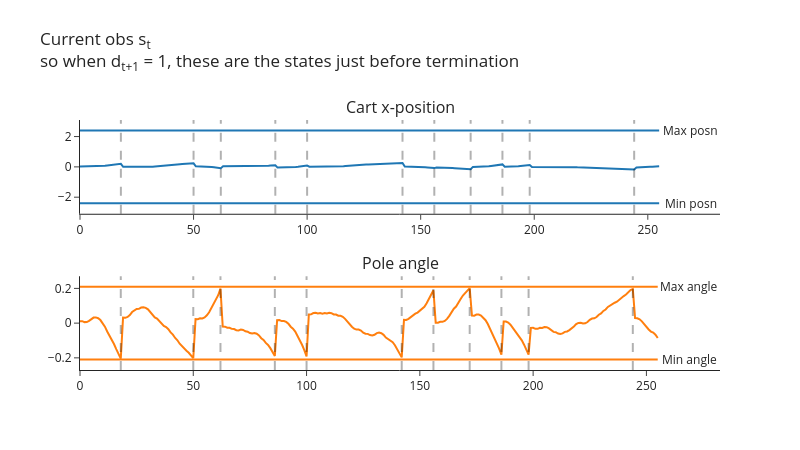
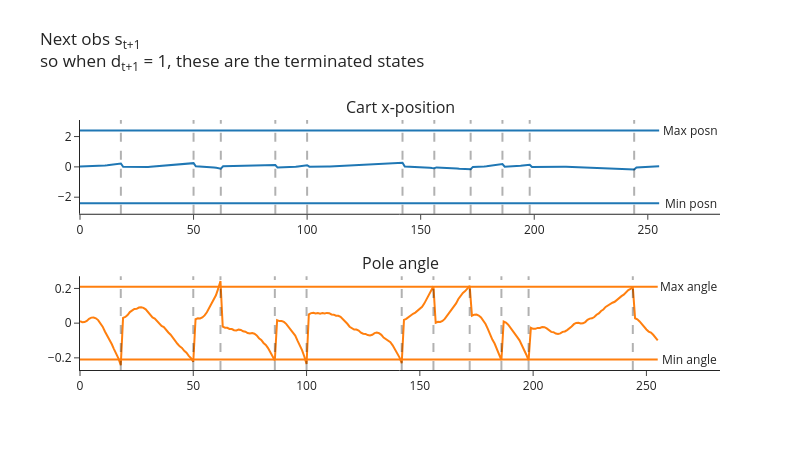
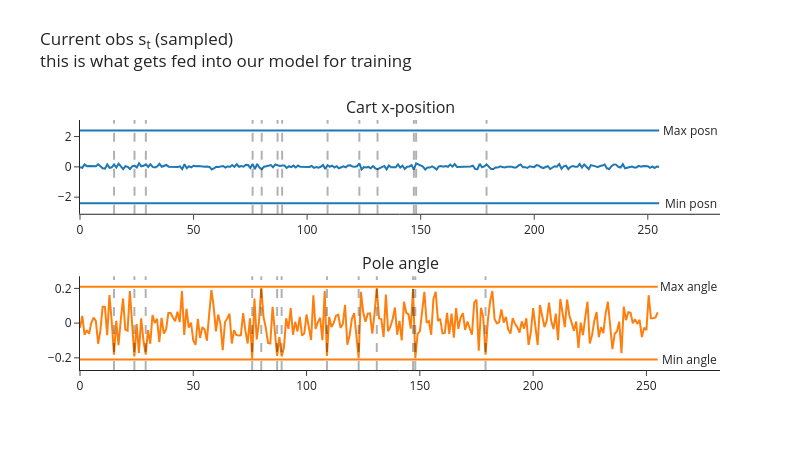

Notebook source saved alongside these figures, in order:
### Code cell
buffer = ReplayBuffer(num_envs=1, obs_shape=(4,), action_shape=(), buffer_size=256, seed=0)
envs = gym.vector.SyncVectorEnv([make_env("CartPole-v1", 0, 0, "test")])
obs, infos = envs.reset()

for i in range(256):
    # Choose random action, and take a step in the environment
    actions = envs.action_space.sample()
    next_obs, rewards, terminated, truncated, infos = envs.step(actions)

    # Get `real_next_obs` by finding all environments where we terminated & replacing `next_obs`
    # with the actual terminal states
    true_next_obs = next_obs.copy()
    for n in range(envs.num_envs):
        if (terminated | truncated)[n]:
            true_next_obs[n] = infos["final_observation"][n]

    # Add experience to buffer, as long as we didn't just finish an episode (so obs & next_obs are
    # from the same episode)
    buffer.add(obs, actions, rewards, terminated, true_next_obs)
    obs = next_obs

sample = buffer.sample(256, device="cpu")

plot_cartpole_obs_and_dones(
    buffer.obs,
    buffer.terminated,
    title="Current obs s<sub>t</sub><br>so when d<sub>t+1</sub> = 1, these are the states just before termination",
)

plot_cartpole_obs_and_dones(
    buffer.next_obs,
    buffer.terminated,
    title="Next obs s<sub>t+1</sub><br>so when d<sub>t+1</sub> = 1, these are the terminated states",
)

plot_cartpole_obs_and_dones(
    sample.obs,
    sample.terminated,
    title="Current obs s<sub>t</sub> (sampled)<br>this is what gets fed into our model for training",
)

### Figure 1 — Plotly figure (JSON) as saved in the notebook; plotly's stock layout.template omitted (floating-point values rounded to 4 significant figures; data arrays with more than 128 entries replaced by an {"elided": "..."} marker saying what was removed)
{"data": [{"marker": {"color": "#1F77B4"}, "mode": "lines", "name": "posn", "type": "scatter", "xaxis": "x", "y": {"elided": "256 float values"}, "yaxis": "y"}, {"marker": {"color": "#1F77B4"}, "mode": "lines", "name": "posn_min", "type": "scatter", "xaxis": "x", "y": {"elided": "256 float values"}, "yaxis": "y"}, {"marker": {"color": "#1F77B4"}, "mode": "lines", "name": "posn_max", "type": "scatter", "xaxis": "x", "y": {"elided": "256 float values"}, "yaxis": "y"}, {"marker": {"color": "#FF7F0E"}, "mode": "lines", "name": "angle", "type": "scatter", "xaxis": "x2", "y": {"elided": "256 float values"}, "yaxis": "y2"}, {"marker": {"color": "#FF7F0E"}, "mode": "lines", "name": "angle_min", "type": "scatter", "xaxis": "x2", "y": {"elided": "256 float values"}, "yaxis": "y2"}, {"marker": {"color": "#FF7F0E"}, "mode": "lines", "name": "angle_max", "type": "scatter", "xaxis": "x2", "y": {"elided": "256 float values"}, "yaxis": "y2"}], "layout": {"annotations": [{"font": {"size": 16}, "showarrow": false, "text": "Cart x-position", "x": 0.5, "xanchor": "center", "xref": "paper", "y": 1, "yanchor": "bottom", "yref": "paper"}, {"font": {"size": 16}, "showarrow": false, "text": "Pole angle", "x": 0.5, "xanchor": "center", "xref": "paper", "y": 0.375, "yanchor": "bottom", "yref": "paper"}, {"showarrow": false, "text": "Min posn", "x": 268.8, "xref": "x", "y": -2.4, "yref": "y"}, {"showarrow": false, "text": "Min angle", "x": 268.8, "xref": "x2", "y": -0.2095, "yref": "y2"}, {"showarrow": false, "text": "Max posn", "x": 268.8, "xref": "x", "y": 2.4, "yref": "y"}, {"showarrow": false, "text": "Max angle", "x": 268.8, "xref": "x2", "y": 0.2095, "yref": "y2"}], "height": 450, "hovermode": "x unified", "margin": {"t": 120}, "shapes": [{"line": {"color": "black", "dash": "dash", "width": 2}, "type": "line", "x0": 18, "x1": 18, "xref": "x", "y0": 0, "y1": 1, "yref": "y domain"}, {"line": {"color": "black", "dash": "dash", "width": 2}, "type": "line", "x0": 50, "x1": 50, "xref": "x", "y0": 0, "y1": 1, "yref": "y domain"}, {"line": {"color": "black", "dash": "dash", "width": 2}, "type": "line", "x0": 62, "x1": 62, "xref": "x", "y0": 0, "y1": 1, "yref": "y domain"}, {"line": {"color": "black", "dash": "dash", "width": 2}, "type": "line", "x0": 86, "x1": 86, "xref": "x", "y0": 0, "y1": 1, "yref": "y domain"}, {"line": {"color": "black", "dash": "dash", "width": 2}, "type": "line", "x0": 100, "x1": 100, "xref": "x", "y0": 0, "y1": 1, "yref": "y domain"}, {"line": {"color": "black", "dash": "dash", "width": 2}, "type": "line", "x0": 142, "x1": 142, "xref": "x", "y0": 0, "y1": 1, "yref": "y domain"}, {"line": {"color": "black", "dash": "dash", "width": 2}, "type": "line", "x0": 156, "x1": 156, "xref": "x", "y0": 0, "y1": 1, "yref": "y domain"}, {"line": {"color": "black", "dash": "dash", "width": 2}, "type": "line", "x0": 172, "x1": 172, "xref": "x", "y0": 0, "y1": 1, "yref": "y domain"}, {"line": {"color": "black", "dash": "dash", "width": 2}, "type": "line", "x0": 186, "x1": 186, "xref": "x", "y0": 0, "y1": 1, "yref": "y domain"}, {"line": {"color": "black", "dash": "dash", "width": 2}, "type": "line", "x0": 198, "x1": 198, "xref": "x", "y0": 0, "y1": 1, "yref": "y domain"}, {"line": {"color": "black", "dash": "dash", "width": 2}, "type": "line", "x0": 244, "x1": 244, "xref": "x", "y0": 0, "y1": 1, "yref": "y domain"}, {"line": {"color": "black", "dash": "dash", "width": 2}, "type": "line", "x0": 18, "x1": 18, "xref": "x2", "y0": 0, "y1": 1, "yref": "y2 domain"}, {"line": {"color": "black", "dash": "dash", "width": 2}, "type": "line", "x0": 50, "x1": 50, "xref": "x2", "y0": 0, "y1": 1, "yref": "y2 domain"}, {"line": {"color": "black", "dash": "dash", "width": 2}, "type": "line", "x0": 62, "x1": 62, "xref": "x2", "y0": 0, "y1": 1, "yref": "y2 domain"}, {"line": {"color": "black", "dash": "dash", "width": 2}, "type": "line", "x0": 86, "x1": 86, "xref": "x2", "y0": 0, "y1": 1, "yref": "y2 domain"}, {"line": {"color": "black", "dash": "dash", "width": 2}, "type": "line", "x0": 100, "x1": 100, "xref": "x2", "y0": 0, "y1": 1, "yref": "y2 domain"}, {"line": {"color": "black", "dash": "dash", "width": 2}, "type": "line", "x0": 142, "x1": 142, "xref": "x2", "y0": 0, "y1": 1, "yref": "y2 domain"}, {"line": {"color": "black", "dash": "dash", "width": 2}, "type": "line", "x0": 156, "x1": 156, "xref": "x2", "y0": 0, "y1": 1, "yref": "y2 domain"}, {"line": {"color": "black", "dash": "dash", "width": 2}, "type": "line", "x0": 172, "x1": 172, "xref": "x2", "y0": 0, "y1": 1, "yref": "y2 domain"}, {"line": {"color": "black", "dash": "dash", "width": 2}, "type": "line", "x0": 186, "x1": 186, "xref": "x2", "y0": 0, "y1": 1, "yref": "y2 domain"}, {"line": {"color": "black", "dash": "dash", "width": 2}, "type": "line", "x0": 198, "x1": 198, "xref": "x2", "y0": 0, "y1": 1, "yref": "y2 domain"}, {"line": {"color": "black", "dash": "dash", "width": 2}, "type": "line", "x0": 244, "x1": 244, "xref": "x2", "y0": 0, "y1": 1, "yref": "y2 domain"}], "showlegend": false, "title": {"text": "Current obs s<sub>t</sub><br>so when d<sub>t+1</sub> = 1, these are the states just before termination", "y": 0.9}, "width": 800, "xaxis": {"anchor": "y", "domain": [0, 1]}, "xaxis2": {"anchor": "y2", "domain": [0, 1]}, "yaxis": {"anchor": "x", "domain": [0.625, 1]}, "yaxis2": {"anchor": "x2", "domain": [0, 0.375]}}}

### Figure 2 — Plotly figure (JSON) as saved in the notebook; plotly's stock layout.template omitted (floating-point values rounded to 4 significant figures; data arrays with more than 128 entries replaced by an {"elided": "..."} marker saying what was removed)
{"data": [{"marker": {"color": "#1F77B4"}, "mode": "lines", "name": "posn", "type": "scatter", "xaxis": "x", "y": {"elided": "256 float values"}, "yaxis": "y"}, {"marker": {"color": "#1F77B4"}, "mode": "lines", "name": "posn_min", "type": "scatter", "xaxis": "x", "y": {"elided": "256 float values"}, "yaxis": "y"}, {"marker": {"color": "#1F77B4"}, "mode": "lines", "name": "posn_max", "type": "scatter", "xaxis": "x", "y": {"elided": "256 float values"}, "yaxis": "y"}, {"marker": {"color": "#FF7F0E"}, "mode": "lines", "name": "angle", "type": "scatter", "xaxis": "x2", "y": {"elided": "256 float values"}, "yaxis": "y2"}, {"marker": {"color": "#FF7F0E"}, "mode": "lines", "name": "angle_min", "type": "scatter", "xaxis": "x2", "y": {"elided": "256 float values"}, "yaxis": "y2"}, {"marker": {"color": "#FF7F0E"}, "mode": "lines", "name": "angle_max", "type": "scatter", "xaxis": "x2", "y": {"elided": "256 float values"}, "yaxis": "y2"}], "layout": {"annotations": [{"font": {"size": 16}, "showarrow": false, "text": "Cart x-position", "x": 0.5, "xanchor": "center", "xref": "paper", "y": 1, "yanchor": "bottom", "yref": "paper"}, {"font": {"size": 16}, "showarrow": false, "text": "Pole angle", "x": 0.5, "xanchor": "center", "xref": "paper", "y": 0.375, "yanchor": "bottom", "yref": "paper"}, {"showarrow": false, "text": "Min posn", "x": 268.8, "xref": "x", "y": -2.4, "yref": "y"}, {"showarrow": false, "text": "Min angle", "x": 268.8, "xref": "x2", "y": -0.2095, "yref": "y2"}, {"showarrow": false, "text": "Max posn", "x": 268.8, "xref": "x", "y": 2.4, "yref": "y"}, {"showarrow": false, "text": "Max angle", "x": 268.8, "xref": "x2", "y": 0.2095, "yref": "y2"}], "height": 450, "hovermode": "x unified", "margin": {"t": 120}, "shapes": [{"line": {"color": "black", "dash": "dash", "width": 2}, "type": "line", "x0": 18, "x1": 18, "xref": "x", "y0": 0, "y1": 1, "yref": "y domain"}, {"line": {"color": "black", "dash": "dash", "width": 2}, "type": "line", "x0": 50, "x1": 50, "xref": "x", "y0": 0, "y1": 1, "yref": "y domain"}, {"line": {"color": "black", "dash": "dash", "width": 2}, "type": "line", "x0": 62, "x1": 62, "xref": "x", "y0": 0, "y1": 1, "yref": "y domain"}, {"line": {"color": "black", "dash": "dash", "width": 2}, "type": "line", "x0": 86, "x1": 86, "xref": "x", "y0": 0, "y1": 1, "yref": "y domain"}, {"line": {"color": "black", "dash": "dash", "width": 2}, "type": "line", "x0": 100, "x1": 100, "xref": "x", "y0": 0, "y1": 1, "yref": "y domain"}, {"line": {"color": "black", "dash": "dash", "width": 2}, "type": "line", "x0": 142, "x1": 142, "xref": "x", "y0": 0, "y1": 1, "yref": "y domain"}, {"line": {"color": "black", "dash": "dash", "width": 2}, "type": "line", "x0": 156, "x1": 156, "xref": "x", "y0": 0, "y1": 1, "yref": "y domain"}, {"line": {"color": "black", "dash": "dash", "width": 2}, "type": "line", "x0": 172, "x1": 172, "xref": "x", "y0": 0, "y1": 1, "yref": "y domain"}, {"line": {"color": "black", "dash": "dash", "width": 2}, "type": "line", "x0": 186, "x1": 186, "xref": "x", "y0": 0, "y1": 1, "yref": "y domain"}, {"line": {"color": "black", "dash": "dash", "width": 2}, "type": "line", "x0": 198, "x1": 198, "xref": "x", "y0": 0, "y1": 1, "yref": "y domain"}, {"line": {"color": "black", "dash": "dash", "width": 2}, "type": "line", "x0": 244, "x1": 244, "xref": "x", "y0": 0, "y1": 1, "yref": "y domain"}, {"line": {"color": "black", "dash": "dash", "width": 2}, "type": "line", "x0": 18, "x1": 18, "xref": "x2", "y0": 0, "y1": 1, "yref": "y2 domain"}, {"line": {"color": "black", "dash": "dash", "width": 2}, "type": "line", "x0": 50, "x1": 50, "xref": "x2", "y0": 0, "y1": 1, "yref": "y2 domain"}, {"line": {"color": "black", "dash": "dash", "width": 2}, "type": "line", "x0": 62, "x1": 62, "xref": "x2", "y0": 0, "y1": 1, "yref": "y2 domain"}, {"line": {"color": "black", "dash": "dash", "width": 2}, "type": "line", "x0": 86, "x1": 86, "xref": "x2", "y0": 0, "y1": 1, "yref": "y2 domain"}, {"line": {"color": "black", "dash": "dash", "width": 2}, "type": "line", "x0": 100, "x1": 100, "xref": "x2", "y0": 0, "y1": 1, "yref": "y2 domain"}, {"line": {"color": "black", "dash": "dash", "width": 2}, "type": "line", "x0": 142, "x1": 142, "xref": "x2", "y0": 0, "y1": 1, "yref": "y2 domain"}, {"line": {"color": "black", "dash": "dash", "width": 2}, "type": "line", "x0": 156, "x1": 156, "xref": "x2", "y0": 0, "y1": 1, "yref": "y2 domain"}, {"line": {"color": "black", "dash": "dash", "width": 2}, "type": "line", "x0": 172, "x1": 172, "xref": "x2", "y0": 0, "y1": 1, "yref": "y2 domain"}, {"line": {"color": "black", "dash": "dash", "width": 2}, "type": "line", "x0": 186, "x1": 186, "xref": "x2", "y0": 0, "y1": 1, "yref": "y2 domain"}, {"line": {"color": "black", "dash": "dash", "width": 2}, "type": "line", "x0": 198, "x1": 198, "xref": "x2", "y0": 0, "y1": 1, "yref": "y2 domain"}, {"line": {"color": "black", "dash": "dash", "width": 2}, "type": "line", "x0": 244, "x1": 244, "xref": "x2", "y0": 0, "y1": 1, "yref": "y2 domain"}], "showlegend": false, "title": {"text": "Next obs s<sub>t+1</sub><br>so when d<sub>t+1</sub> = 1, these are the terminated states", "y": 0.9}, "width": 800, "xaxis": {"anchor": "y", "domain": [0, 1]}, "xaxis2": {"anchor": "y2", "domain": [0, 1]}, "yaxis": {"anchor": "x", "domain": [0.625, 1]}, "yaxis2": {"anchor": "x2", "domain": [0, 0.375]}}}

### Figure 3 — Plotly figure (JSON) as saved in the notebook; plotly's stock layout.template omitted (floating-point values rounded to 4 significant figures; data arrays with more than 128 entries replaced by an {"elided": "..."} marker saying what was removed)
{"data": [{"marker": {"color": "#1F77B4"}, "mode": "lines", "name": "posn", "type": "scatter", "xaxis": "x", "y": {"elided": "256 float values"}, "yaxis": "y"}, {"marker": {"color": "#1F77B4"}, "mode": "lines", "name": "posn_min", "type": "scatter", "xaxis": "x", "y": {"elided": "256 float values"}, "yaxis": "y"}, {"marker": {"color": "#1F77B4"}, "mode": "lines", "name": "posn_max", "type": "scatter", "xaxis": "x", "y": {"elided": "256 float values"}, "yaxis": "y"}, {"marker": {"color": "#FF7F0E"}, "mode": "lines", "name": "angle", "type": "scatter", "xaxis": "x2", "y": {"elided": "256 float values"}, "yaxis": "y2"}, {"marker": {"color": "#FF7F0E"}, "mode": "lines", "name": "angle_min", "type": "scatter", "xaxis": "x2", "y": {"elided": "256 float values"}, "yaxis": "y2"}, {"marker": {"color": "#FF7F0E"}, "mode": "lines", "name": "angle_max", "type": "scatter", "xaxis": "x2", "y": {"elided": "256 float values"}, "yaxis": "y2"}], "layout": {"annotations": [{"font": {"size": 16}, "showarrow": false, "text": "Cart x-position", "x": 0.5, "xanchor": "center", "xref": "paper", "y": 1, "yanchor": "bottom", "yref": "paper"}, {"font": {"size": 16}, "showarrow": false, "text": "Pole angle", "x": 0.5, "xanchor": "center", "xref": "paper", "y": 0.375, "yanchor": "bottom", "yref": "paper"}, {"showarrow": false, "text": "Min posn", "x": 268.8, "xref": "x", "y": -2.4, "yref": "y"}, {"showarrow": false, "text": "Min angle", "x": 268.8, "xref": "x2", "y": -0.2095, "yref": "y2"}, {"showarrow": false, "text": "Max posn", "x": 268.8, "xref": "x", "y": 2.4, "yref": "y"}, {"showarrow": false, "text": "Max angle", "x": 268.8, "xref": "x2", "y": 0.2095, "yref": "y2"}], "height": 450, "hovermode": "x unified", "margin": {"t": 120}, "shapes": [{"line": {"color": "black", "dash": "dash", "width": 2}, "type": "line", "x0": 15, "x1": 15, "xref": "x", "y0": 0, "y1": 1, "yref": "y domain"}, {"line": {"color": "black", "dash": "dash", "width": 2}, "type": "line", "x0": 24, "x1": 24, "xref": "x", "y0": 0, "y1": 1, "yref": "y domain"}, {"line": {"color": "black", "dash": "dash", "width": 2}, "type": "line", "x0": 29, "x1": 29, "xref": "x", "y0": 0, "y1": 1, "yref": "y domain"}, {"line": {"color": "black", "dash": "dash", "width": 2}, "type": "line", "x0": 76, "x1": 76, "xref": "x", "y0": 0, "y1": 1, "yref": "y domain"}, {"line": {"color": "black", "dash": "dash", "width": 2}, "type": "line", "x0": 80, "x1": 80, "xref": "x", "y0": 0, "y1": 1, "yref": "y domain"}, {"line": {"color": "black", "dash": "dash", "width": 2}, "type": "line", "x0": 87, "x1": 87, "xref": "x", "y0": 0, "y1": 1, "yref": "y domain"}, {"line": {"color": "black", "dash": "dash", "width": 2}, "type": "line", "x0": 89, "x1": 89, "xref": "x", "y0": 0, "y1": 1, "yref": "y domain"}, {"line": {"color": "black", "dash": "dash", "width": 2}, "type": "line", "x0": 109, "x1": 109, "xref": "x", "y0": 0, "y1": 1, "yref": "y domain"}, {"line": {"color": "black", "dash": "dash", "width": 2}, "type": "line", "x0": 123, "x1": 123, "xref": "x", "y0": 0, "y1": 1, "yref": "y domain"}, {"line": {"color": "black", "dash": "dash", "width": 2}, "type": "line", "x0": 131, "x1": 131, "xref": "x", "y0": 0, "y1": 1, "yref": "y domain"}, {"line": {"color": "black", "dash": "dash", "width": 2}, "type": "line", "x0": 147, "x1": 147, "xref": "x", "y0": 0, "y1": 1, "yref": "y domain"}, {"line": {"color": "black", "dash": "dash", "width": 2}, "type": "line", "x0": 148, "x1": 148, "xref": "x", "y0": 0, "y1": 1, "yref": "y domain"}, {"line": {"color": "black", "dash": "dash", "width": 2}, "type": "line", "x0": 179, "x1": 179, "xref": "x", "y0": 0, "y1": 1, "yref": "y domain"}, {"line": {"color": "black", "dash": "dash", "width": 2}, "type": "line", "x0": 15, "x1": 15, "xref": "x2", "y0": 0, "y1": 1, "yref": "y2 domain"}, {"line": {"color": "black", "dash": "dash", "width": 2}, "type": "line", "x0": 24, "x1": 24, "xref": "x2", "y0": 0, "y1": 1, "yref": "y2 domain"}, {"line": {"color": "black", "dash": "dash", "width": 2}, "type": "line", "x0": 29, "x1": 29, "xref": "x2", "y0": 0, "y1": 1, "yref": "y2 domain"}, {"line": {"color": "black", "dash": "dash", "width": 2}, "type": "line", "x0": 76, "x1": 76, "xref": "x2", "y0": 0, "y1": 1, "yref": "y2 domain"}, {"line": {"color": "black", "dash": "dash", "width": 2}, "type": "line", "x0": 80, "x1": 80, "xref": "x2", "y0": 0, "y1": 1, "yref": "y2 domain"}, {"line": {"color": "black", "dash": "dash", "width": 2}, "type": "line", "x0": 87, "x1": 87, "xref": "x2", "y0": 0, "y1": 1, "yref": "y2 domain"}, {"line": {"color": "black", "dash": "dash", "width": 2}, "type": "line", "x0": 89, "x1": 89, "xref": "x2", "y0": 0, "y1": 1, "yref": "y2 domain"}, {"line": {"color": "black", "dash": "dash", "width": 2}, "type": "line", "x0": 109, "x1": 109, "xref": "x2", "y0": 0, "y1": 1, "yref": "y2 domain"}, {"line": {"color": "black", "dash": "dash", "width": 2}, "type": "line", "x0": 123, "x1": 123, "xref": "x2", "y0": 0, "y1": 1, "yref": "y2 domain"}, {"line": {"color": "black", "dash": "dash", "width": 2}, "type": "line", "x0": 131, "x1": 131, "xref": "x2", "y0": 0, "y1": 1, "yref": "y2 domain"}, {"line": {"color": "black", "dash": "dash", "width": 2}, "type": "line", "x0": 147, "x1": 147, "xref": "x2", "y0": 0, "y1": 1, "yref": "y2 domain"}, {"line": {"color": "black", "dash": "dash", "width": 2}, "type": "line", "x0": 148, "x1": 148, "xref": "x2", "y0": 0, "y1": 1, "yref": "y2 domain"}, {"line": {"color": "black", "dash": "dash", "width": 2}, "type": "line", "x0": 179, "x1": 179, "xref": "x2", "y0": 0, "y1": 1, "yref": "y2 domain"}], "showlegend": false, "title": {"text": "Current obs s<sub>t</sub> (sampled)<br>this is what gets fed into our model for training", "y": 0.9}, "width": 800, "xaxis": {"anchor": "y", "domain": [0, 1]}, "xaxis2": {"anchor": "y2", "domain": [0, 1]}, "yaxis": {"anchor": "x", "domain": [0.625, 1]}, "yaxis2": {"anchor": "x2", "domain": [0, 0.375]}}}
